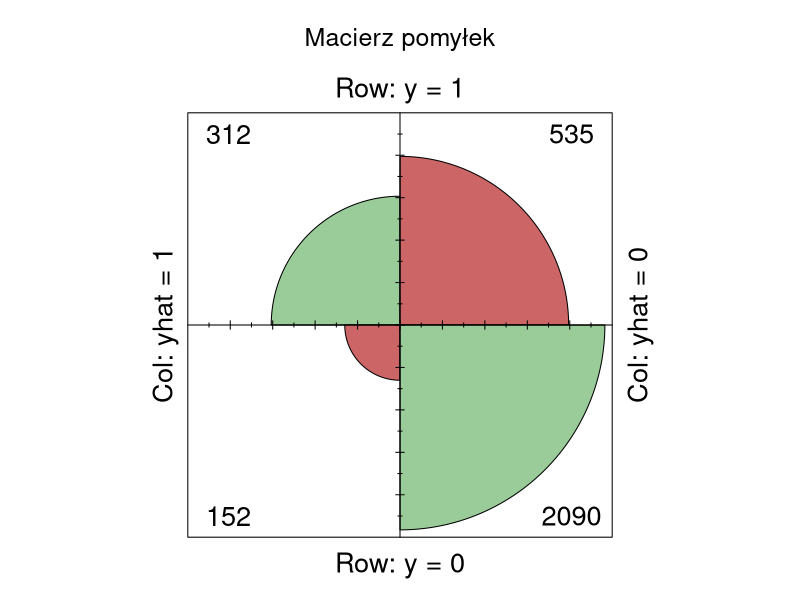
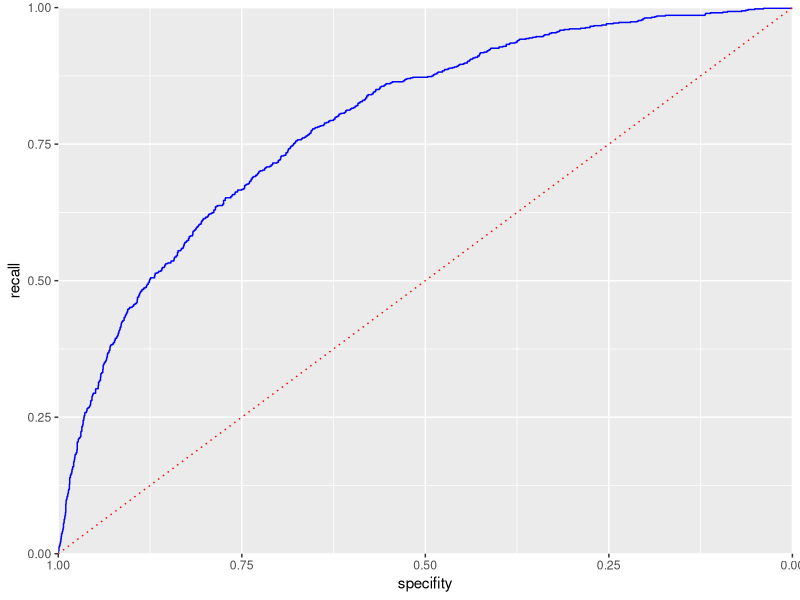

Reproduce these figures in R, in order.
## ---- chunk 1

library("readxl")
library("car") # funkcja vif()
library("ggplot2") # wykresy - funkcja ggplot()
library("lmtest") # testy diagnostyczne modeli lm
library("pscl") #pseudo-R2 funkcja pR2()
library("pROC") #funkcje roc, auc
set.seed(1257) #set.seed(NULL) --> usunięcie "ziarna"

knitr::opts_chunk$set(echo = TRUE)
## ---- chunk 2
dane <- read.csv("./dane/po_imputacji.csv", sep=';', encoding = "UTF-8", dec = ',')
dane <- dane[, -c(24)]
## ---- chunk 3
dane$CLAIM_FLAG <- as.factor(dane$CLAIM_FLAG)
dane$HOMEKIDS <- as.factor(dane$HOMEKIDS)
dane$PARENT1 <- as.factor(dane$PARENT1)
dane$MSTATUS <- as.factor(dane$MSTATUS)
dane$GENDER <- as.factor(dane$GENDER)
dane$EDUCATION <- as.factor(dane$EDUCATION)
dane$OCCUPATION <- as.factor(dane$OCCUPATION)
dane$CLM_FREQ <- as.factor(dane$CLM_FREQ)
dane$REVOKED <- as.factor(dane$REVOKED)

dane$URBANICITY <- as.factor(dane$URBANICITY)
dane$RED_CAR <- as.factor(dane$RED_CAR)

# Liczbę punktów zamieniamy na grupy punktowe liczby punktów.
dane$MVR_PTS_GRP <- 0
dane$MVR_PTS_GRP[dane$MVR_PTS < 6] <- 1
dane$MVR_PTS_GRP[(dane$MVR_PTS > 5) & (dane$MVR_PTS < 11)] <- 2
dane$MVR_PTS_GRP[dane$MVR_PTS > 10] <- 3
dane$MVR_PTS_GRP <- as.factor(dane$MVR_PTS_GRP)

##Ad. model 4 - Nisko-wykwalifikowani vs wysoko wykwalifikowani.
dane$OCCUPATION_GRP <- 0

dane$OCCUPATION_GRP[(dane$OCCUPATION=="Blue Collar") | 
                     (dane$OCCUPATION=="Home Maker") | 
                     (dane$OCCUPATION=="Home Maker") | 
                      (dane$OCCUPATION=="Student") ] <- 0

dane$OCCUPATION_GRP[(dane$OCCUPATION=="Clerical") | 
                    (dane$OCCUPATION=="Doctor") | 
                    (dane$OCCUPATION=="Lawyer") | 
                    (dane$OCCUPATION=="Manager") | 
                    (dane$OCCUPATION=="Professional")] <- 1

dane$OCCUPATION_GRP <- as.factor(dane$OCCUPATION_GRP)

## syntentyczna zmienna odległości od wartościo środkowej
dane$AGE_tr <-(dane$AGE - median(dane$AGE))**2

## Wartość domu zamieniamy na zmienną dychotomiczną odnotowującą fakt posiadania domu.
dane$HOME_VAL_D <- 0
dane$HOME_VAL_D[dane$HOME_VAL  == 0] <-0
dane$HOME_VAL_D[dane$HOME_VAL != 0] <- 1
dane$HOME_VAL_D <- as.factor(dane$HOME_VAL_D)

dane <- na.omit(dane)
summary(dane)
sapply(dane, typeof)
## ---- chunk 4
# Losowanie na wczesnym etapie, Podział na dane treningowe i testowe
n <- nrow(dane)
liczby_losowe <- sample(c(1:n), round(0.7*n), replace = FALSE)
dane_uczacy <- dane[liczby_losowe,]
dane_testowy <- dane[-liczby_losowe,]

# Przeliczenie 
table(dane_testowy$CLAIM_FLAG) / nrow(dane_testowy)
table(dane_uczacy$CLAIM_FLAG) / nrow(dane_uczacy)
## ---- chunk 5
cols <- as.vector(colnames(dane[,-c(26,23)]))

for (c in cols[3:length(cols)]){
  
  if (c != 'CLAIM_FLAG'){
  
    m <- glm(as.formula(paste('CLAIM_FLAG', "~", c)), data = dane_uczacy, family = binomial)
    w_test <- waldtest(m)
  
  if (w_test$`Pr(>F)`[2] < 0.05){
      print(paste('istotna',c ,'pvalue:', format(w_test$`Pr(>F)`[2],  scientific = TRUE))[1])  
      
  } else{
      print(paste('nieistotna',c,'pvalue:', round(w_test$`Pr(>F)`[2], 2) ))
  }
  }
  gc() #garbage cleaner
}

## ---- chunk 6
m1 <- glm(CLAIM_FLAG~INCOME, data = dane_uczacy, family = binomial)
summary(m1)
## ---- chunk 7
m2 <- glm(CLAIM_FLAG ~ INCOME + YOJ, data = dane_uczacy, family = binomial)
summary(m2)

## ---- chunk 8
m3 <- glm(CLAIM_FLAG~INCOME+PARENT1, data = dane_uczacy, family = binomial)
summary(m3)
## ---- chunk 9
m4 <- glm(CLAIM_FLAG~INCOME+PARENT1+AGE_tr, data = dane_uczacy, family = binomial)
summary(m4)
## ---- chunk 10
m5 <- glm(CLAIM_FLAG~INCOME+PARENT1+AGE_tr+HOME_VAL_D, data = dane_uczacy, family = binomial)
summary(m5)
## ---- chunk 11
summary(m4)$aic - summary(m5)$aic
## ---- chunk 12
m6 <- glm(CLAIM_FLAG~INCOME+PARENT1+AGE_tr+HOME_VAL_D+MSTATUS, data = dane_uczacy, family = binomial)
summary(m6)
## ---- chunk 13
summary(m5)$aic - summary(m6)$aic
## ---- chunk 14
m7 <- glm(CLAIM_FLAG~INCOME+PARENT1+AGE_tr+HOME_VAL_D+CAR_USE, data = dane_uczacy, family = binomial)
summary(m7)
## ---- chunk 15
summary(m5)$aic - summary(m7)$aic
## ---- chunk 16
m8 <- glm(CLAIM_FLAG~INCOME+PARENT1+AGE_tr+HOME_VAL_D+BLUEBOOK, data = dane_uczacy, family = binomial)
summary(m8)
## ---- chunk 17
summary(m7)$aic - summary(m8)$aic
## ---- chunk 18
m9 <- glm(CLAIM_FLAG~INCOME+PARENT1+AGE_tr+HOME_VAL_D+TIF, data = dane_uczacy, family = binomial)
summary(m9)
## ---- chunk 19
summary(m8)$aic - summary(m9)$aic
## ---- chunk 20
m10 <- glm(CLAIM_FLAG~INCOME+PARENT1+AGE_tr+HOME_VAL_D+CAR_USE+BLUEBOOK+TIF+CAR_TYPE, data = dane_uczacy, family = binomial)
summary(m10)
## ---- chunk 21
summary(m9)$aic - summary(m10)$aic
## ---- chunk 22
m11 <- glm(CLAIM_FLAG~INCOME+PARENT1+AGE_tr+HOME_VAL_D+CAR_USE+BLUEBOOK+TIF+REVOKED, data = dane_uczacy, family = binomial)
summary(m11)
## ---- chunk 23
summary(m10)$aic - summary(m11)$aic
## ---- chunk 24
m12 <- glm(CLAIM_FLAG~INCOME+PARENT1+AGE_tr+HOME_VAL_D+CAR_USE+BLUEBOOK+TIF+REVOKED+CAR_AGE, data = dane_uczacy, family = binomial)
summary(m12)
## ---- chunk 25
summary(m11)$aic - summary(m12)$aic
## ---- chunk 26
m13 <- glm(CLAIM_FLAG~INCOME+PARENT1+AGE_tr+HOME_VAL_D+CAR_USE+BLUEBOOK+TIF+REVOKED+URBANICITY, data = dane_uczacy, family = binomial)
summary(m13)
## ---- chunk 27
summary(m11)$aic - summary(m13)$aic
## ---- chunk 28
m14 <- glm(CLAIM_FLAG~INCOME+PARENT1+AGE_tr+HOME_VAL_D+CAR_USE+BLUEBOOK+TIF+REVOKED+URBANICITY+OCCUPATION_GRP, data = dane_uczacy, family = binomial)
summary(m14)
## ---- chunk 29
summary(m13)$aic - summary(m14)$aic
## ---- chunk 30
m15 <- glm(CLAIM_FLAG~INCOME+PARENT1+AGE_tr+HOME_VAL_D+CAR_USE+BLUEBOOK+TIF+REVOKED+KIDSDRIV, data = dane_uczacy, family = binomial)
summary(m15)
## ---- chunk 31
summary(m13)$aic - summary(m15)$aic
## ---- chunk 32
m16 <- glm(CLAIM_FLAG~INCOME+PARENT1+AGE_tr+HOME_VAL_D+CAR_USE+BLUEBOOK+TIF+REVOKED+HOMEKIDS, data = dane_uczacy, family = binomial)
summary(m16)
## ---- chunk 33
summary(m13)$aic - summary(m16)$aic
## ---- chunk 34

cols <- as.vector(colnames(dane)[6:length(colnames(dane))])

df <- data.frame(matrix(ncol = 5, nrow = 0))
colnames(df) <- c("zmienna_a", "zmienna_b", "Wald_p_v",'Akaike', 'VIF')

istotne = list()
for (i in cols[1:length(cols)]){

  for (j in cols[1:length(cols)]){

    if ((i != 'CLAIM_FLAG') & (j != 'CLAIM_FLAG')){
      if (i != j){
        skip_to_next <- FALSE
        tryCatch(
          m <- glm(as.formula(paste('CLAIM_FLAG', "~INCOME+PARENT1+AGE_tr+HOME_VAL_D+CAR_USE+BLUEBOOK+TIF+CAR_TYPE+REVOKED+URBANICITY+", i, ":", j)), 
                 data = dane_uczacy, family = binomial),
          error = function(w) { skip_to_next <<- TRUE})
        if(skip_to_next) { next }
        
        ## w pelni skorelowane zmienne przechwytywane
        skip_to_next <- FALSE
        tryCatch(vif_t <- as.numeric(vif(m)[11]),error = function(e) { skip_to_next <<- TRUE})
        if(skip_to_next) { next }

        if ((!is.numeric(vif_t)) | (is.na(vif_t))) { next }

        if (vif_t <= 1.5){
          skip_to_next <- FALSE
          tryCatch(w_test <- waldtest(m), error = function(e) { skip_to_next <<- TRUE})
          if(skip_to_next) { next }
          
          if (w_test$`Pr(>F)`[2] < 0.05){
            #print(paste('istotna',i, j ,'pvalue:', format(w_test$`Pr(>F)`[2],  scientific = TRUE))[1])  
            
            w_t <- as.numeric(w_test$`Pr(>F)`[2])
            akaike <- as.numeric(m$aic)
            
            df[nrow(df) + 1,] = c(i, j, w_t, akaike, as.numeric(vif_t))

          }else{next}
     } else{next}
    }else{next}
  }
 }
}

## ---- chunk 35
df <- na.omit(df)
# przekonwertowanie zmienych w notacji naukowej na wartosci liczbowe
df$Wald_p_v <- as.numeric(df$Wald_p_v)
df$Akaike <- as.numeric(df$Akaike)
df$VIF <- as.numeric(df$VIF)

# Na podstawie posortowanej tabeli możemy odczytać najlepsze modele z interakcjami.
df[order(df$VIF, df$Akaike), ]
## ---- chunk 36
m17 <- glm(CLAIM_FLAG~INCOME+PARENT1+AGE_tr+HOME_VAL_D+CAR_USE+BLUEBOOK+TIF+REVOKED+URBANICITY+TRAVTIME:MVR_PTS, data = dane_uczacy, family = binomial)
summary(m17)
## ---- chunk 37
summary(m13)$aic - summary(m17)$aic
## ---- chunk 38
summary(m1)$aic - summary(m17)$aic
## ---- chunk 39
report <- data.frame(matrix(ncol = 4, nrow = 0))
colnames(report) <- c('model','kryterium_AIC', 'McFadden_R2', 'Cragg_Uhler_R2')

for (i in seq(1, 17, 1)){
  mname <- paste('m', i, sep="")
  model = eval(parse(text = mname))
  
  kryterium_AIC <- c(model$aic)
  McFadden<-pR2(model)[4]
  Cragg_Uhler<-pR2(model)[6]
  report[i,] <- c(mname,round(kryterium_AIC,3), round(McFadden,3), round(Cragg_Uhler,3))
}

## Raport zbiorczy dla wszystkim wariantów modeli
report[order(report$kryterium_AIC),]
## ---- chunk 40
pred <- predict(m17, dane_testowy)

pred_y <- as.numeric(pred > 0 )
true_y <- as.numeric(dane_testowy$CLAIM_FLAG)-1

# wskazania prawdziwie pozytywne
true_pos <- (true_y == 1) & (pred_y == 1)
# wskazania prawdziwie negatywne
true_neg <- (true_y == 0) & (pred_y == 0)
#wskazania fałszywie pozytywne
false_pos <- (true_y == 0) & (pred_y == 1)
#wskazania fałszywie negatywne
false_neg <- (true_y==1)&(pred_y==0)
## ---- chunk 41
conf_mat <- matrix(c(sum(true_pos), sum(false_pos),
                    sum(false_neg), sum(true_neg)), 2, 2)

colnames(conf_mat) <-c('yhat = 1', 'yhat = 0')
rownames(conf_mat) <- c('y = 1', 'y = 0')

fourfoldplot(conf_mat, color = c("#CC6666", "#99CC99"),conf.level = 0, margin = 1, main = "Macierz pomyłek")
## ---- chunk 42
accuracy <- (sum(true_pos) + sum(true_neg)) / (length(pred))

error <- (conf_mat[1, 2] + conf_mat[2,1]) / (length(pred))

recall <- conf_mat[1, 1] / (conf_mat[1,1]+ conf_mat[2,1])

specifity <- conf_mat[2, 2] / (conf_mat[1,2]+ conf_mat[2,2])

ppv <- 100*conf_mat[1,1]/(conf_mat[1,1]+ conf_mat[1,2])
npv <- 100*conf_mat[2,2]/(conf_mat[2,1]+ conf_mat[2,2])

df <- data.frame(matrix(ncol = 6, nrow = 0))
colnames(df) <- c('błąd', "dokładność", "czułość", 'specyficzność', 'PPV', 'NPV')
df[1,] = c(error, accuracy, recall, specifity, ppv,npv)
round(df,3)
## ---- chunk 43
idx <- order(-pred)
recall <- cumsum(true_y[idx]==1)/sum(true_y == 1)
specifity <- (sum(true_y == 0 ) - cumsum(true_y[idx] == 0)) / sum(true_y == 0)

roc_df <- data.frame(recall = recall, specifity=specifity)

ggplot(roc_df, aes(x=specifity, y=recall)) +
  geom_line(color='blue') +
  scale_x_reverse(expand = c(0, 0))+
  scale_y_continuous(expand=c(0,0))+
  geom_line(data=data.frame(x=(0:100)/100), 
            aes(x=x, y=1-x),
            linetype='dotted',
            color='red')
## ---- chunk 44
sum(roc_df$recall[-1] * diff(1 - roc_df$specifity))
